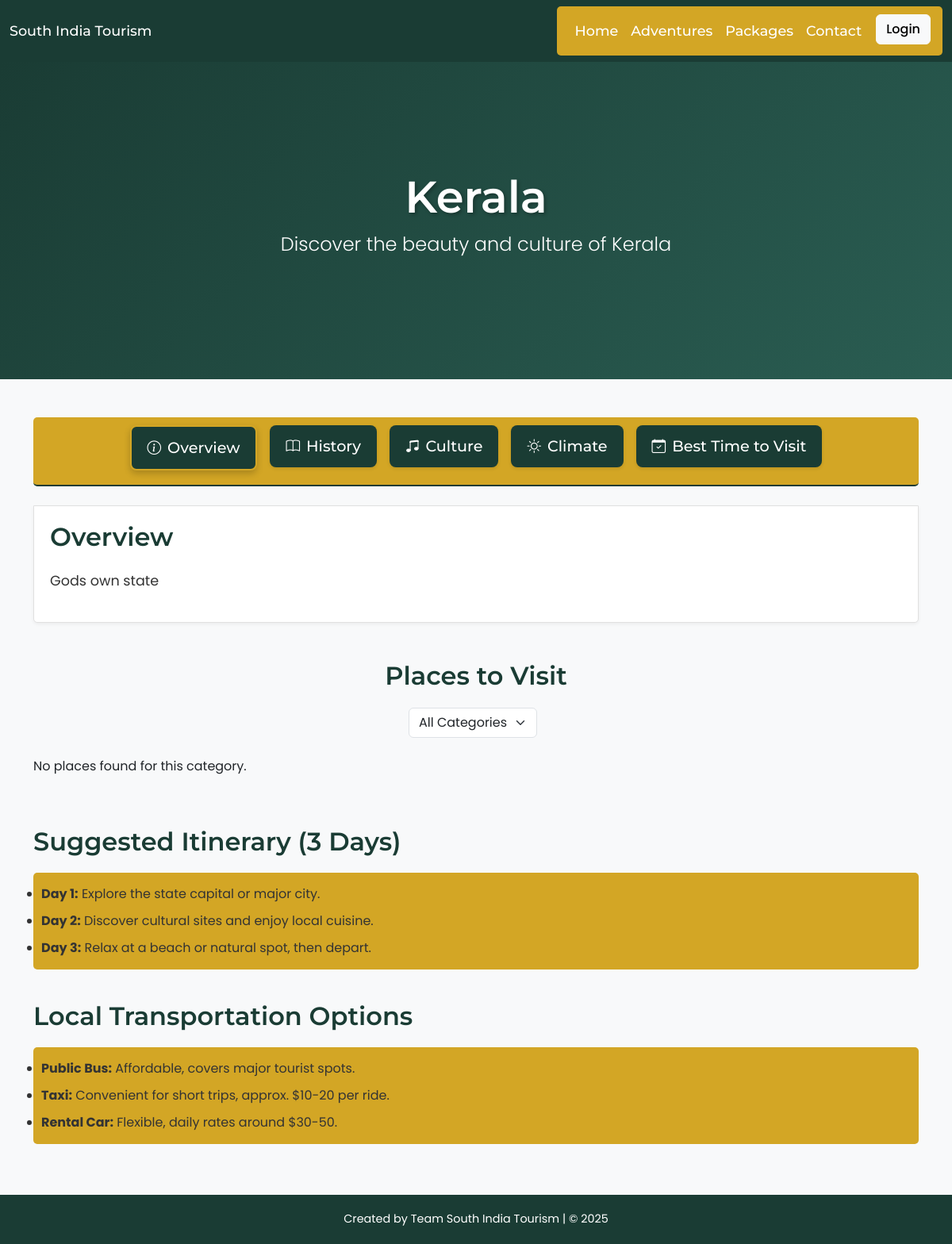
/state/kerala/, run on an earlier commit of the app's database.
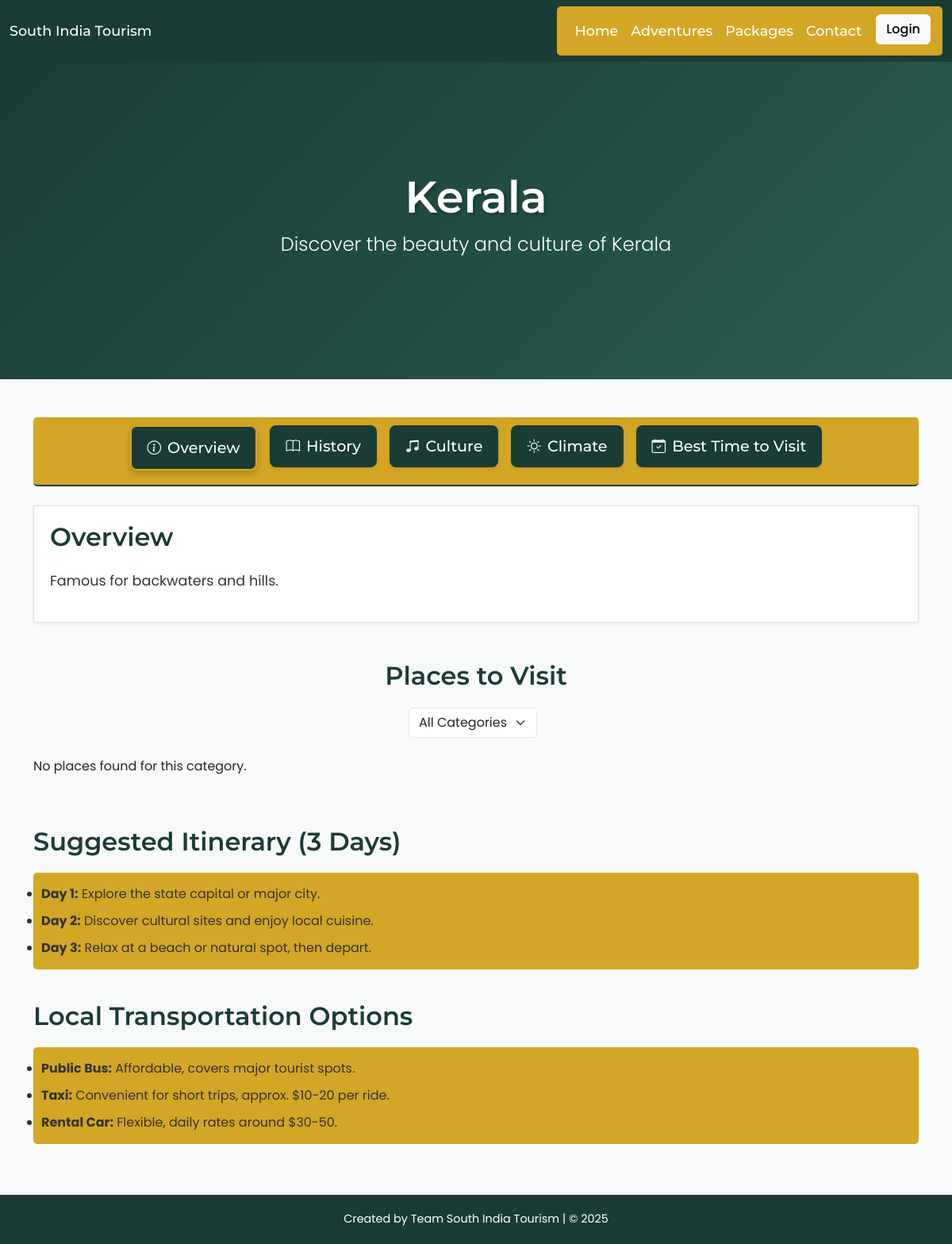
And on a later commit of the database.
### core/models.py (models this page shows, shortened)
class State(models.Model):
    name = models.CharField(max_length=100)
    description = models.TextField(blank=True, help_text="A general overview of the state.")
    history = models.TextField(blank=True, help_text="Historical background of the state.")
    culture = models.TextField(blank=True, help_text="Cultural highlights, traditions, and festivals.")
    climate = models.TextField(blank=True, help_text="Climate information, including average temperatures and weather patterns.")
    best_time_to_visit = models.CharField(max_length=100, blank=True, help_text="Best months or seasons to visit the state.")
    favorites = models.ManyToManyField(User, related_name='favorite_states', blank=True)  # Add this field

### core/views.py (the view)
# urls.py: path('state/<str:state_name>/', views.state_detail, name='state_detail'),
def state_detail(request, state_name):
    state = get_object_or_404(State, name__iexact=state_name.replace('-', ' '))
    places = state.places.all()
    category = request.GET.get('category', '')
    if category:
        places = places.filter(category=category)
    places_with_hotels = []
    for place in places:
        near_hotels = place.hotels.filter(distance__lte=5)
        place.hotels_near = near_hotels
        place.reviews_list = place.reviews.all()[:3]
        place.is_favorited = request.user.is_authenticated and place.favorited_by.filter(user=request.user).exists()
        places_with_hotels.append(place)
    itinerary = [
        {"day": 1, "activity": f"Visit {places[0].name} in the morning, explore nearby areas in the afternoon."} if places else {"day": 1, "activity": "Explore the state capital or major city."},
        {"day": 2, "activity": "Discover cultural sites and enjoy local cuisine."},
        {"day": 3, "activity": "Relax at a beach or natural spot, then depart."},
    ]
    transport_options = [
        {"mode": "Public Bus", "details": "Affordable, covers major tourist spots."},
        {"mode": "Taxi", "details": "Convenient for short trips, approx. $10-20 per ride."},
        {"mode": "Rental Car", "details": "Flexible, daily rates around $30-50."},
    ]
    is_favorited = request.user.is_authenticated and state.favorites.filter(id=request.user.id).exists()
    return render(request, 'core/state.html', {
        'state': state,
        'places': places_with_hotels,
        'categories': Place.CATEGORY_CHOICES,
        'selected_category': category,
        'itinerary': itinerary,
        'transport_options': transport_options,
        'is_favorited': is_favorited,  # For state favorites
    })

### core/templates/core/state.html (shortened to what the changed rows need)
{% load static %}
<!DOCTYPE html>
<html lang="en">
<head>
  <link href="https://cdn.jsdelivr.net/npm/bootstrap@5.3.0/dist/css/bootstrap.min.css" rel="stylesheet">
  <link rel="stylesheet" href="{% static 'core/css/style.css' %}">
  <link rel="stylesheet" href="https://cdn.jsdelivr.net/npm/bootstrap-icons@1.10.5/font/bootstrap-icons.css">
</head>
<body>
  <section class="hero-section text-center text-white">
    <div class="hero-overlay">
      <h1 class="hero-title">{{ state.name }}</h1>
      <p class="hero-subtitle">Discover the beauty and culture of {{ state.name }}</p>
    </div>
  </section>
  <section class="state-details py-5">
    <div class="container">
      <div class="tab-content" id="stateTabsContent">
        <div class="tab-pane fade show active" id="overview" role="tabpanel" aria-labelledby="overview-tab">
          <h3 class="section-title">Overview</h3>
          <p class="section-content">{{ state.description|default:"No description available." }}</p>
        </div>
      </div>
    </div>
  </section>
</body>
</html>

What changed in the data, as far as the page shows it:
changed State "Kerala": description "Gods own state" → "Famous for backwaters and hills."
